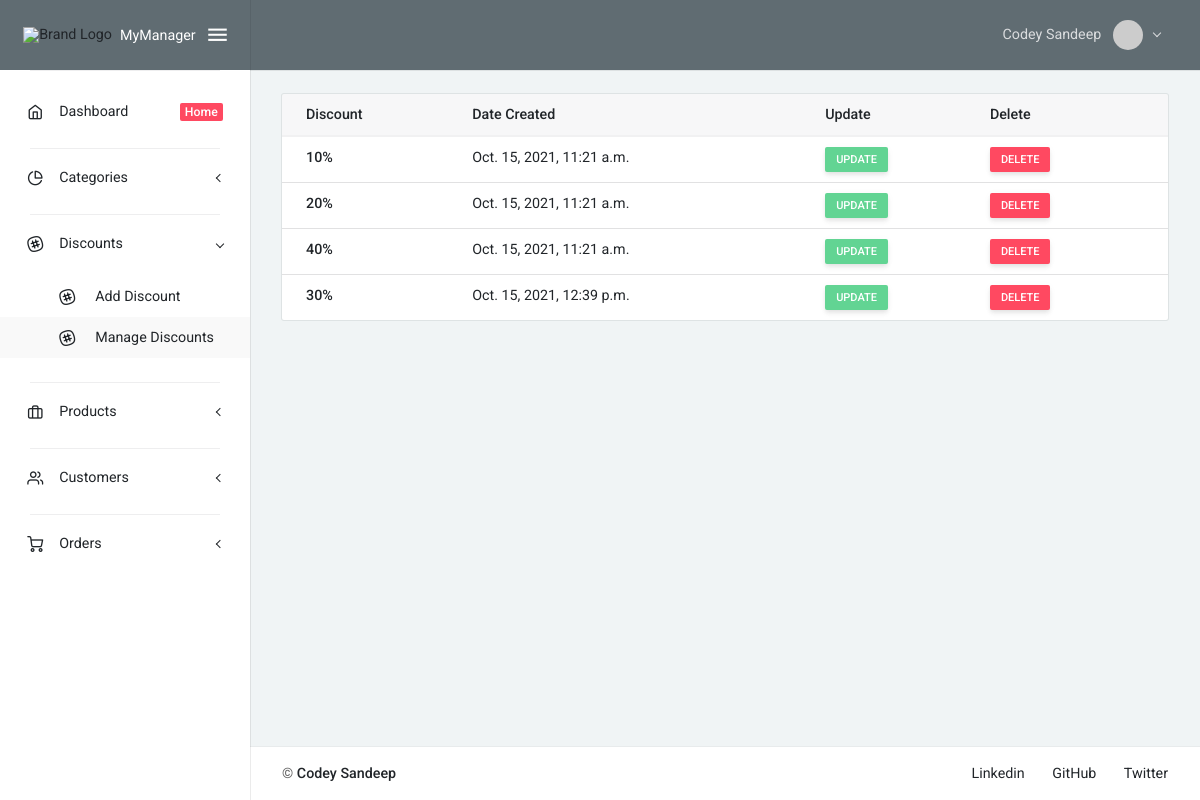
Page /discounts/ (signed in) on the committed database.
### cmsApp/models.py (models this page shows, shortened)
class Discount(models.Model):
    id = models.AutoField(primary_key=True)
    title = models.CharField(max_length=235, null=True)
    date_created = models.DateTimeField(auto_now_add=True)
    class Meta:
        verbose_name_plural = '2. Discounts on Products'

### cmsApp/views.py (the view)
# urls.py: path('discounts/', DiscountsPageView, name="discounts_page"),
@login_required(login_url="login_page")
def DiscountsPageView(request):
    discounts = Discount.objects.all()
    context = {
        "discounts": discounts,
    }
    return render(request, 'discounts_page.html', context)

### cmsApp/templates/discounts_page.html (shortened to what this page needs)
{% extends 'base.html' %}
{% block body %}
<div class="card">
    <table class="table card-table">
        <thead class="thead-light">
            <tr>
                <th>Discount</th>
                <th>Date Created</th>
                <th>Update</th>
                <th>Delete</th>
            </tr>
        </thead>
        <tbody>
            {% for discount in discounts %}
            <tr>
                <th>{{discount.title}}</th>
                <td>{{discount.date_created}}</td>
                <td>
                    <a href="{% url 'update_discount_page' discount.id %}" class="btn btn-success btn-sm">Update</a>
                </td>
                <td>
                    <a href="{% url 'delete_discount_page' discount.id %}" class="btn btn-danger btn-sm">Delete</a>
                </td>
            </tr>
            {% endfor %}
        </tbody>
    </table>
</div>
{% endblock body %}

### templates/components/navbar.html (shortened to what this page needs)
{% load static %}
<nav class="layout-navbar navbar navbar-expand-lg align-items-lg-center bg-dark container-p-x" id="layout-navbar">
    <div class="navbar-collapse collapse" id="layout-navbar-collapse">
        <div class="navbar-nav align-items-lg-center ml-auto nav-profile">
            <div class="demo-navbar-user nav-item dropdown">
                <a class="nav-link dropdown-toggle" href="#" data-toggle="dropdown">
                    {% if request.user.first_name and request.user.last_name %}
                    <span class="d-inline-flex flex-lg-row-reverse align-items-center align-middle">
                        <img src="https://i.pravatar.cc/300" alt="Random Image" class="d-block ui-w-30 rounded-circle">
                        <span class="px-1 mr-lg-2 ml-2 ml-lg-0">{{request.user.first_name}}
                            {{request.user.last_name}}</span>
                    </span>
                    {% else %}
                    <span class="d-inline-flex flex-lg-row-reverse align-items-center align-middle">
                        <img src="https://i.pravatar.cc/300" alt="Random Image" class="d-block ui-w-30 rounded-circle">
                        <span class="px-1 mr-lg-2 ml-2 ml-lg-0">Codey Sandeep</span>
                    </span>
                    {% endif %}
                </a>
            </div>
        </div>
    </div>
</nav>

### static/css/uikit.css (style rules this page uses)
.ui-w-30 { width: 30px !important; height: auto; }

### static/css/style.css (style rules this page uses)
.card { overflow: scroll; }

### rows in the picture
Discount: title "10%", date_created "Oct. 15, 2021, 11:21 a.m."
Discount: title "20%", date_created "Oct. 15, 2021, 11:21 a.m."
Discount: title "40%", date_created "Oct. 15, 2021, 11:21 a.m."
Discount: title "30%", date_created "Oct. 15, 2021, 12:39 p.m."

### other values in the picture
{{ request.user.first_name }} "Codey"
{{ request.user.last_name }} "Sandeep"
